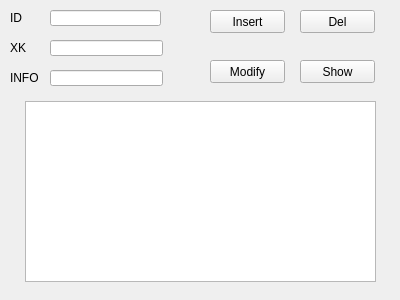
<?xml version="1.0" encoding="UTF-8"?>
<ui version="4.0">
 <class>DatabaseWindow</class>
 <widget class="QWidget" name="DatabaseWindow">
  <property name="geometry">
   <rect>
    <x>0</x>
    <y>0</y>
    <width>400</width>
    <height>300</height>
   </rect>
  </property>
  <property name="windowTitle">
   <string>DatabaseWindow</string>
  </property>
  <widget class="QLineEdit" name="lineEdit_id">
   <property name="geometry">
    <rect>
     <x>50</x>
     <y>10</y>
     <width>111</width>
     <height>16</height>
    </rect>
   </property>
  </widget>
  <widget class="QLineEdit" name="lineEdit_xueke">
   <property name="geometry">
    <rect>
     <x>50</x>
     <y>40</y>
     <width>113</width>
     <height>16</height>
    </rect>
   </property>
  </widget>
  <widget class="QLineEdit" name="lineEdit_info">
   <property name="geometry">
    <rect>
     <x>50</x>
     <y>70</y>
     <width>113</width>
     <height>16</height>
    </rect>
   </property>
  </widget>
  <widget class="QLabel" name="label">
   <property name="geometry">
    <rect>
     <x>10</x>
     <y>10</y>
     <width>31</width>
     <height>16</height>
    </rect>
   </property>
   <property name="text">
    <string>ID</string>
   </property>
  </widget>
  <widget class="QLabel" name="label_2">
   <property name="geometry">
    <rect>
     <x>10</x>
     <y>40</y>
     <width>31</width>
     <height>16</height>
    </rect>
   </property>
   <property name="text">
    <string>XK</string>
   </property>
  </widget>
  <widget class="QLabel" name="label_3">
   <property name="geometry">
    <rect>
     <x>10</x>
     <y>70</y>
     <width>31</width>
     <height>16</height>
    </rect>
   </property>
   <property name="text">
    <string>INFO</string>
   </property>
  </widget>
  <widget class="QPushButton" name="pushButton_insert">
   <property name="geometry">
    <rect>
     <x>210</x>
     <y>10</y>
     <width>75</width>
     <height>23</height>
    </rect>
   </property>
   <property name="text">
    <string>Insert</string>
   </property>
  </widget>
  <widget class="QPushButton" name="pushButton_del">
   <property name="geometry">
    <rect>
     <x>300</x>
     <y>10</y>
     <width>75</width>
     <height>23</height>
    </rect>
   </property>
   <property name="text">
    <string>Del</string>
   </property>
  </widget>
  <widget class="QPushButton" name="pushButton_modify">
   <property name="geometry">
    <rect>
     <x>210</x>
     <y>60</y>
     <width>75</width>
     <height>23</height>
    </rect>
   </property>
   <property name="text">
    <string>Modify</string>
   </property>
  </widget>
  <widget class="QPushButton" name="pushButton_show">
   <property name="geometry">
    <rect>
     <x>300</x>
     <y>60</y>
     <width>75</width>
     <height>23</height>
    </rect>
   </property>
   <property name="text">
    <string>Show</string>
   </property>
  </widget>
  <widget class="QListWidget" name="listWidget">
   <property name="geometry">
    <rect>
     <x>25</x>
     <y>101</y>
     <width>351</width>
     <height>181</height>
    </rect>
   </property>
  </widget>
 </widget>
 <layoutdefault spacing="6" margin="11"/>
 <resources/>
 <connections/>
</ui>
